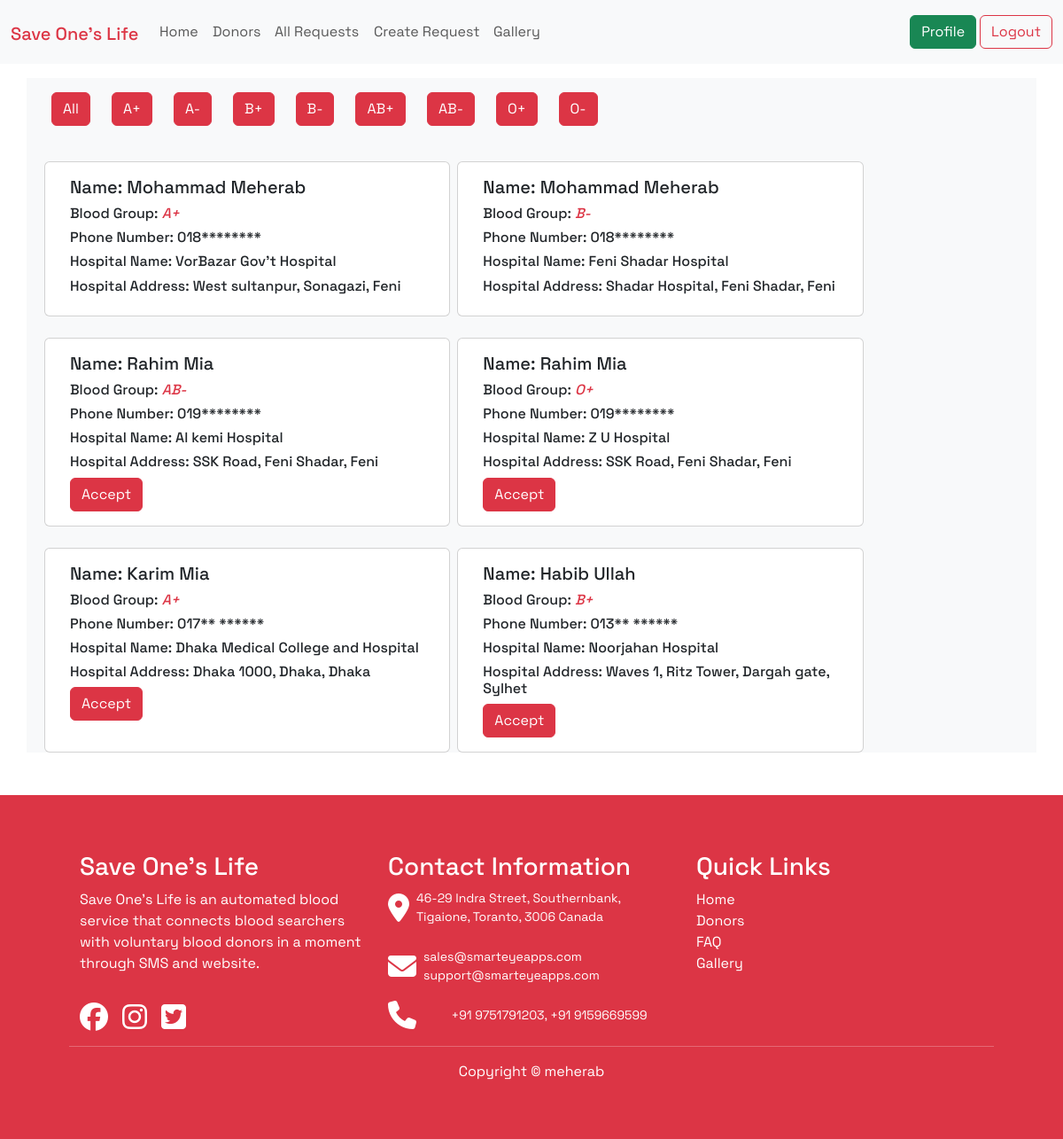
The app's page /all_requests/ (signed in), older data.
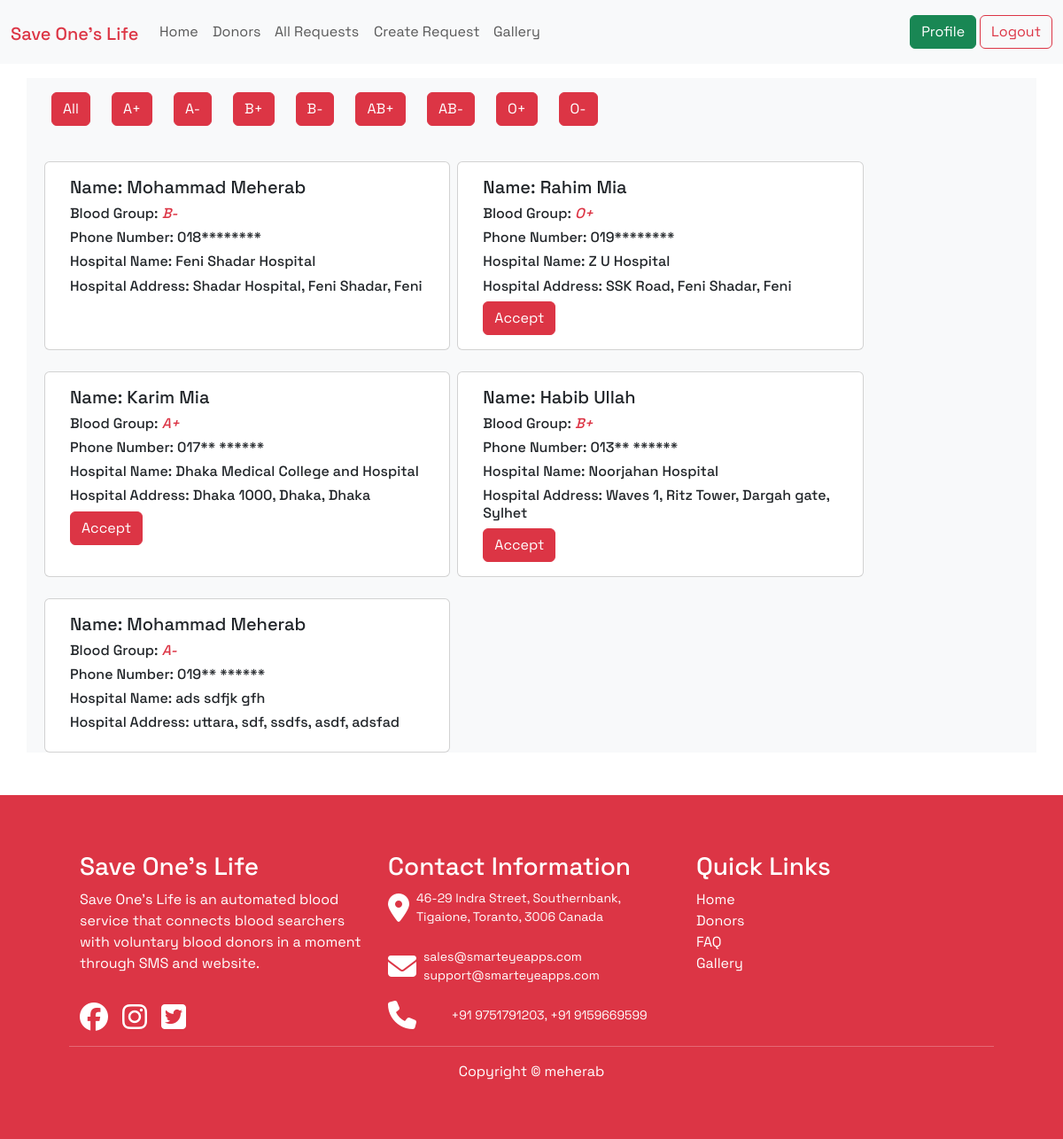
The same page, newer data.
### account/models.py (models this page shows)
class UserBloodGroup(models.Model):
    name = models.CharField(max_length=25)
    slug = models.SlugField(max_length=25)
    def __str__(self):
        return str(self.name)

### dashboard/models.py (models this page shows, shortened)
class RequestForBlood(models.Model):
    user = models.ForeignKey(User, on_delete = models.CASCADE)
    phone = models.CharField(max_length=14)
    blood_group = models.ForeignKey(UserBloodGroup, on_delete = models.CASCADE)
    village = models.CharField(max_length=100)
    union = models.CharField(max_length=100, blank=True, null=True)
    psot_office = models.CharField(max_length=100, blank=True, null=True)
    Upazila = models.CharField(max_length=100)
    district = models.CharField(max_length=100)
    hospital_name = models.CharField(max_length=200)
    is_accecpted = models.BooleanField(default=False, null=True, blank=True)

### dashboard/views.py (the view)
# urls.py: path('all_requests/', include('dashboard.urls')),
@login_required()
def dashboard(request, blood_slug=None):
    blood = UserBloodGroup.objects.all()
    all_requests = RequestForBlood.objects.all()
    if blood_slug is not None:
        blood_name = UserBloodGroup.objects.get(slug = blood_slug)
        all_requests = RequestForBlood.objects.filter(blood_group = blood_name)
    return render(request, 'dashboard.html', {'all_request': all_requests, 'user': request.user, 'blood_groups': blood})

### dashboard/templates/dashboard.html (shortened to what this page needs)
{% extends "base.html" %}
{% block content %}
<div class="container m-auto mt-3 bg-body-tertiary">
  <div class="d-flex flex-wrap justify-content-start gap-4 p-3">
    <a class="btn btn-danger" href="{% url 'dashboard'%}">All</a>
    {% for blood in blood_groups%}
    <a class="btn btn-danger" href="{% url 'filter' blood.slug%}">{{blood.name}}</a>
    {% endfor %}
  </div>
    <div class="m-2 row gap-2">
        {% for card in all_request%}
        {% if card.is_accecpted == False%}
        <div class="card mt-3 col-md-5">
            <div class="card-body">
              <h5 class="card-title">Name: {{card.user.first_name}} {{card.user.last_name}} </h5>
              <h6 class="card-text">Blood Group: <i class="text-danger">{{card.blood_group}}</i></h6>
              <h6>Phone Number: {{card.phone}}</h6>
              <h6>Hospital Name: {{card.hospital_name}}</h6>
              <h6>Hospital Address: {{card.village}}, {% if card.union%}{{card.union}},{%endif%} {%if card.psot_office %}{{card.psot_office}},{%endif%} {{card.Upazila}}, {{card.district}}</h6>
              {% if user != card.user %}
              <p class="card-text"><a class="btn btn-danger" href="{% url 'accept' card.id%}">Accept</a></p>
              {%endif%}
            </div>
          </div>
        {% endif%}
        {% endfor %}
    </div>
</div>
{% endblock content %}

Row changes from the older to the newer data that the page shows:
no longer on this page (row edited): RequestForBlood: user.first_name "Mohammad", user.last_name "Meherab", blood_group "A+", phone "018********", hospital_name "VorBazar Gov't Hospital", village "West sultanpur", Upazila "Sonagazi", district "Feni"
no longer on this page (row edited): RequestForBlood: user.first_name "Rahim", user.last_name "Mia", blood_group "AB-", phone "019********", hospital_name "Al kemi Hospital", village "SSK Road", Upazila "Feni Shadar", district "Feni", shows "Accept"
added RequestForBlood: user.first_name "Mohammad", user.last_name "Meherab", blood_group "A-", phone "019** ******", hospital_name "ads sdfjk gfh", village "uttara", union "sdf", psot_office "ssdfs", Upazila "asdf", district "adsfad"
